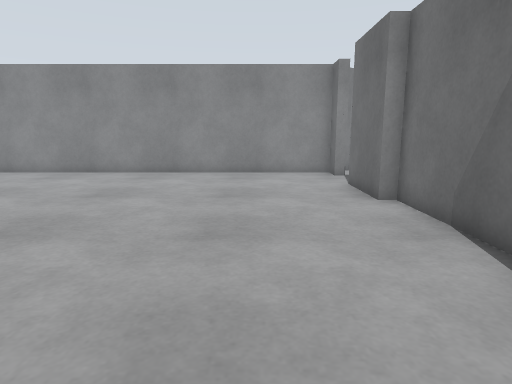
View 1 (above)

16 first-person views from a walk through a world built for the Gazebo simulator. The camera is 0.94 m above the floor, tilts 10° down and sees 75° across. The floor is counted in squares, 0.5 m on a side. Each view is taken from the middle of a square. On the plan, view 1 faces up. The plan holds only what a view shows up to about 17 squares ahead; the rest is blank. The place goes on beyond the plan. The robots in the file are not drawn.

View 2
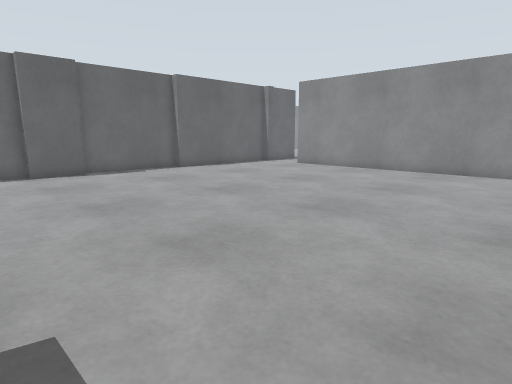

View 3
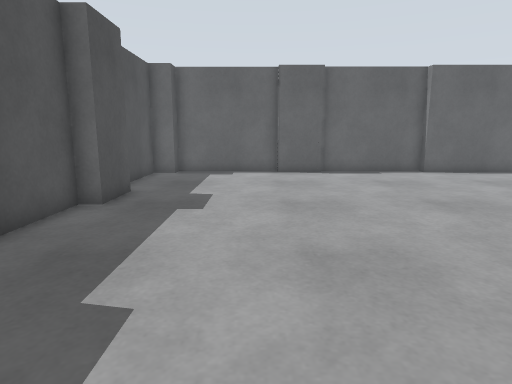

View 4
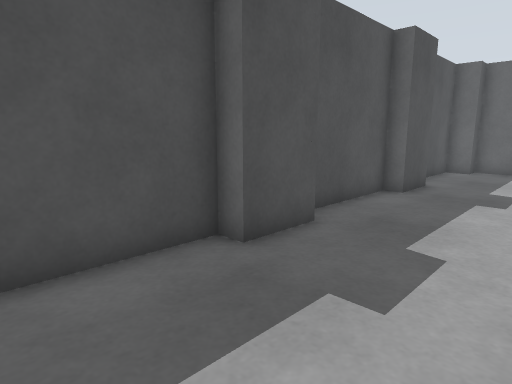

View 5
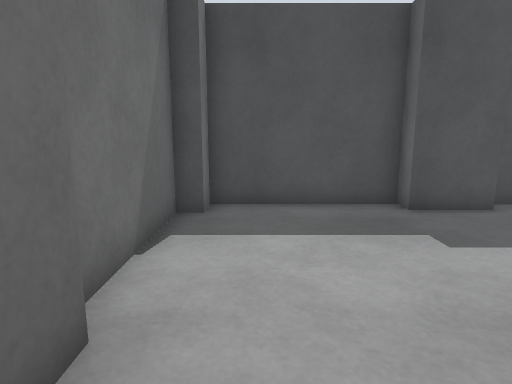

View 6
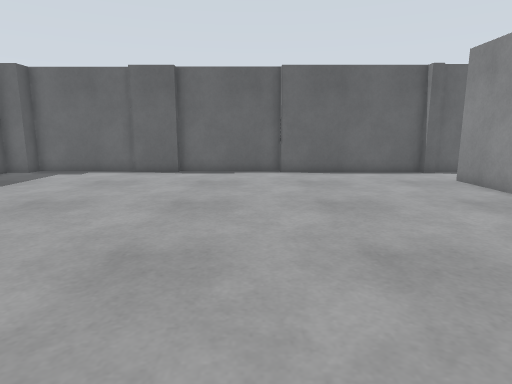

View 7
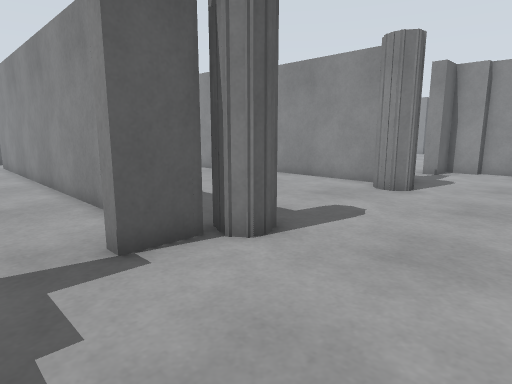

View 8
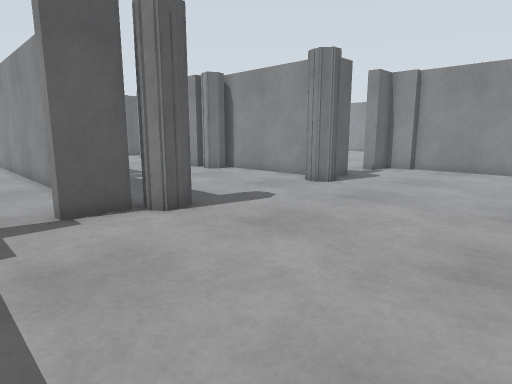

View 9
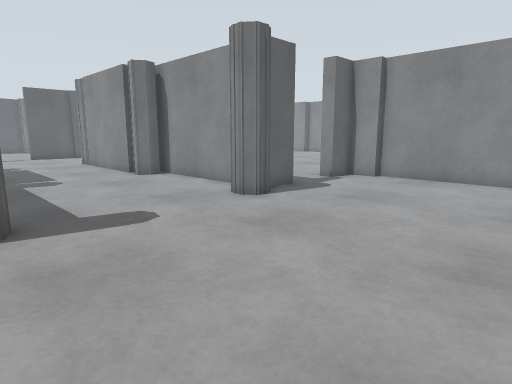

View 10
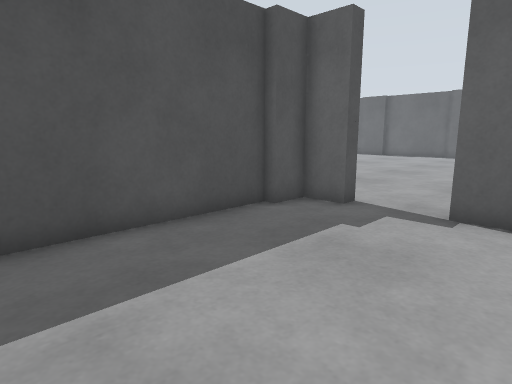

View 11
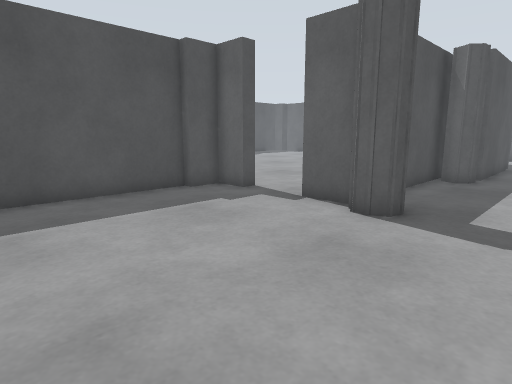

View 12
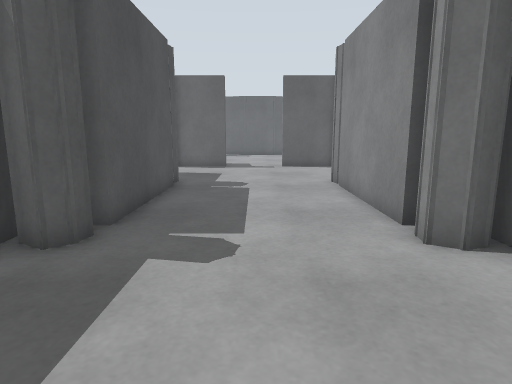

View 13
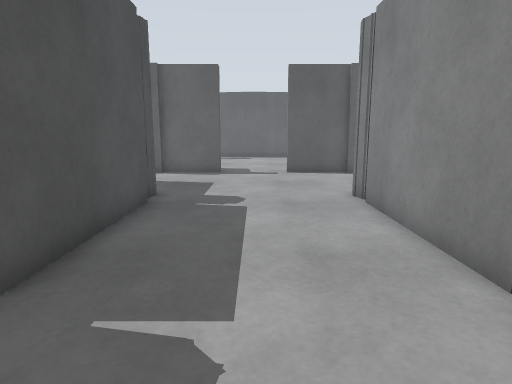

View 14
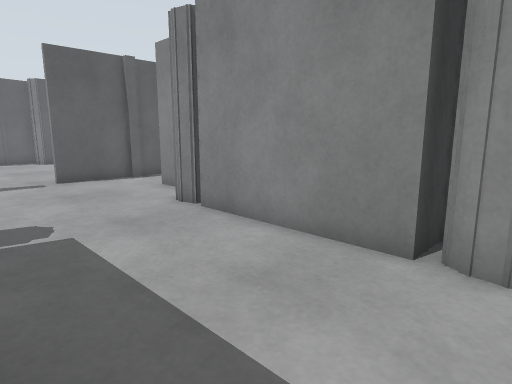

View 15
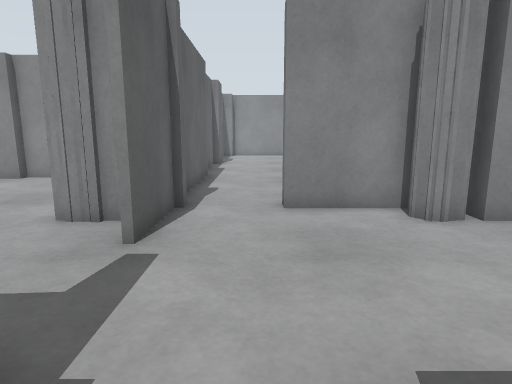

View 16
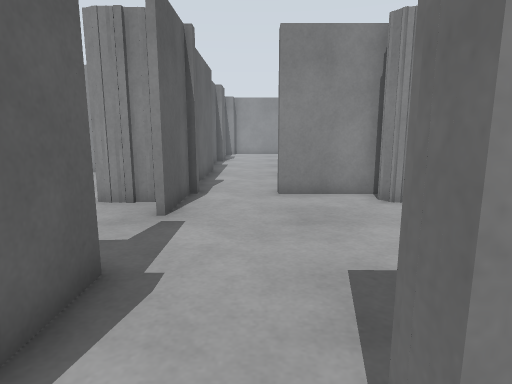

### Floor plan
Points are (right, up) in squares from view 1. A wall is a line through its corners. A room is listed if a view was taken in it or the views show most of it. See-through windows are left out.
Room 1 (views 1, 2, 3, 4, 5, 6, 16)
walls: (-4, -3.1) (-1.8, -3.1) (-1.8, -3.8) (3.2, -3.8) (3.2, -2.8) (3.9, -2.8) (3.9, 1.6); (3.9, 5) (3.9, 9.3); (3.5, 9.3) (3.5, 12.4); (3.5, 2.1) (3.5, 3.2); (-10.9, -3.1) (-8.8, -3.1) (-8.8, -3.8) (-4.4, -3.8); (3.5, 15) (3.5, 16.1) (-13.3, 16); (-16.1, 16) (-16.1, 9.3) (-16.7, 9.3) (-16.7, 4.2) (-16.1, 4.2) (-16.1, 2.1) (-16.7, 2.1) (-16.7, -2.8) (-15.9, -2.8) (-15.9, -3.8) (-12.7, -3.8)
ways out: opening at (3.5, 13.5) to room 2; opening at (-14.5, 16.5) to room 3
Room 2 (views 7, 8, 9, 10, 11)
walls: (4.8, 24) (4, 24); (4.1, 18.1) (4.6, 17.9) (4.8, 17.5) (4.8, 17.1) (4.4, 16.8); (4.9, 24.8) (4.9, 24.2) (4.4, 23.8) (3.8, 24.1); (4, 16.6) (4, 15) (3.5, 15); (4, 27) (4, 25.5); (3.5, 12.4) (4, 12.4) (4, 11.1) (5.3, 11.1); (5.3, 30.9) (4, 30.9) (4, 29.5) (3.5, 29.5); (10.3, 31.3) (5.3, 31.3); (5.3, 10.7) (11.4, 10.7)
ways out: opening at (3.5, 13.5) to room 1; opening at (4.5, 21) to room 3; opening at (4, 28)
Room 3 (views 12, 13, 14, 15)
walls: (-9.1, 18) (-3.7, 18); (-9.3, 24.1) (-10, 24) (-10.2, 24) (-10.5, 24.5); (-10.2, 17.9) (-9.6, 17.9); (-3.7, 24) (-9.1, 24); (-3.1, 18) (-2.5, 17.9) (-2.2, 17.5); (-10.1, 25.3) (-13.3, 25.3) (-13.3, 25.9); (-3.7, 16.6) (0.3, 16.6); (-2.2, 24.4) (-2.5, 23.9) (-3, 24) (-3.4, 24.3); (-13.3, 16) (-13.3, 16.6); (-16.6, 19.3) (-16.1, 19.3) (-16.1, 16.5); (-15.9, 16.6) (-15.9, 16); (-16.1, 25.4) (-16.1, 22.5); (-16.7, 24) (-18.4, 24); (-15.9, 25.9) (-15.9, 25.2); (-16.7, 24.2) (-17.9, 23.9) (-18.4, 24.1); (-16.1, 27) (-16.1, 25.9); (3.3, 25.3) (-3, 25.3)
ways out: opening at (-14.5, 16.5) to room 1; opening at (4.5, 21) to room 2; opening at (-14.5, 25.5)

Where each view was taken, in squares from view 1:
view 1: 0 up, 0 right, facing up
view 2: 1 down, 0 right, facing up-left
view 3: 1 up, 0 right, facing left
view 4: 1 up, 2 right, facing down-left
view 5: 5 up, 2 right, facing down
view 6: 8 up, 0 right, facing left
view 7: 13 up, 9 right, facing up-left
view 8: 13 up, 12 right, facing up-left
view 9: 17 up, 12 right, facing up-left
view 10: 17 up, 12 right, facing down-left
view 11: 21 up, 12 right, facing down-left
view 12: 21 up, 3 right, facing left
view 13: 21 up, 0 right, facing left
view 14: 19 up, 2 left, facing up-left
view 15: 17 up, 14 left, facing up
view 16: 15 up, 14 left, facing up
